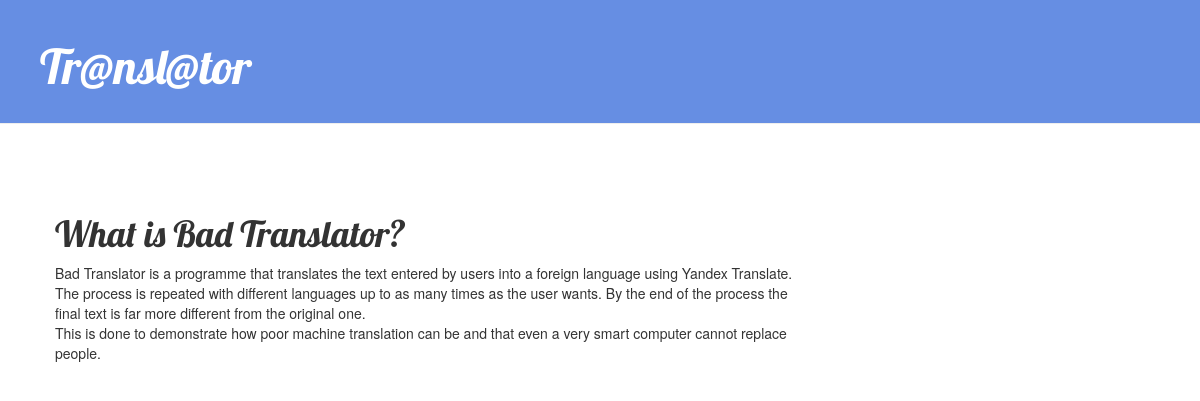
The app's page /post/1/ with its own data.
### converter/models.py (models this page shows, shortened)
class Post(models.Model):
    author = models.ForeignKey('auth.User', on_delete=models.CASCADE, blank=True, null=True)
    title = models.CharField(max_length=200)
    text = models.TextField()
    created_date = models.DateTimeField(
            default=timezone.now)
    published_date = models.DateTimeField(
            blank=True, null=True)

### converter/views.py (the view)
# urls.py: url(r'^post/(?P<pk>\d+)/$', views.post_detail, name='post_detail'),
def post_detail(request, pk):
    post = get_object_or_404(Post, pk=pk)
    return render(request, 'converter/post_detail.html', {'post': post})

### converter/templates/converter/post_detail.html (shortened to what this page needs)
{% extends 'converter/base.html' %}
{% block content %}
<h1>{{ post.title }}</h1>
<p>{{ post.text|linebreaksbr }}</p>
</div>
{% endblock %}

### converter/templates/converter/base.html (shortened to what this page needs)
{% load staticfiles %}
<html>
    <head>
        <link rel="stylesheet" href="//maxcdn.bootstrapcdn.com/bootstrap/3.2.0/css/bootstrap.min.css">
        <link rel="stylesheet" href="//maxcdn.bootstrapcdn.com/bootstrap/3.2.0/css/bootstrap-theme.min.css">
        <link rel="stylesheet" href="{% static 'css/converter.css' %}">
    </head>
<body>
    <div class="page-header">
        <h1><a href="/"> Tr@nsl@tor </a></h1>
    </div>
<div class="content container">
    <div class="row">
        <div class="col-md-8">
        {% block content %}
        {% endblock %}
        </div>
    </div>
</body>
</html>

### converter/static/css/converter.css (style rules this page uses)
.page-header { background-color: #668EE3; margin-top: 0; padding: 20px 20px 20px 40px; }
.page-header h1, .page-header h1 a, .page-header h1 a:visited, .page-header h1 a:active { color: #ffffff; font-size: 36pt; text-decoration: none; }
.content { margin-left: 40px; }
h1, h2, h3, h4 { font-family: 'Lobster', cursive; }

### records on screen
Post: title "What is Bad Translator?", text "Bad Translator is a programme that translates the text entered by users into a foreign language using Yandex Translate. The process is repeated with different languages up to as many times as the user wants. By the end of the process the final text is far more different from the original one. This is done to demonstrate how poor machine translation can be and that even a very smart computer cannot replace people."
